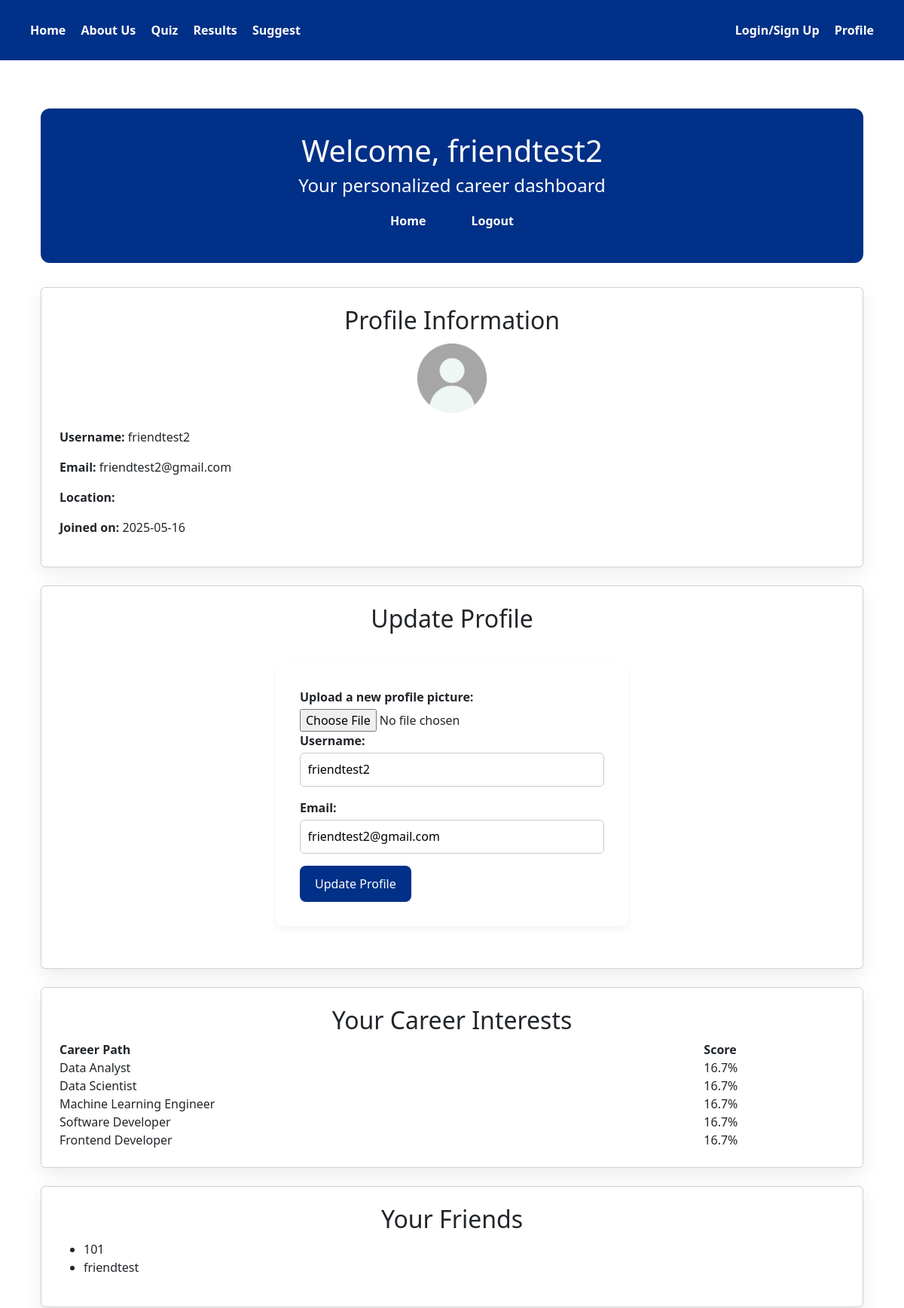
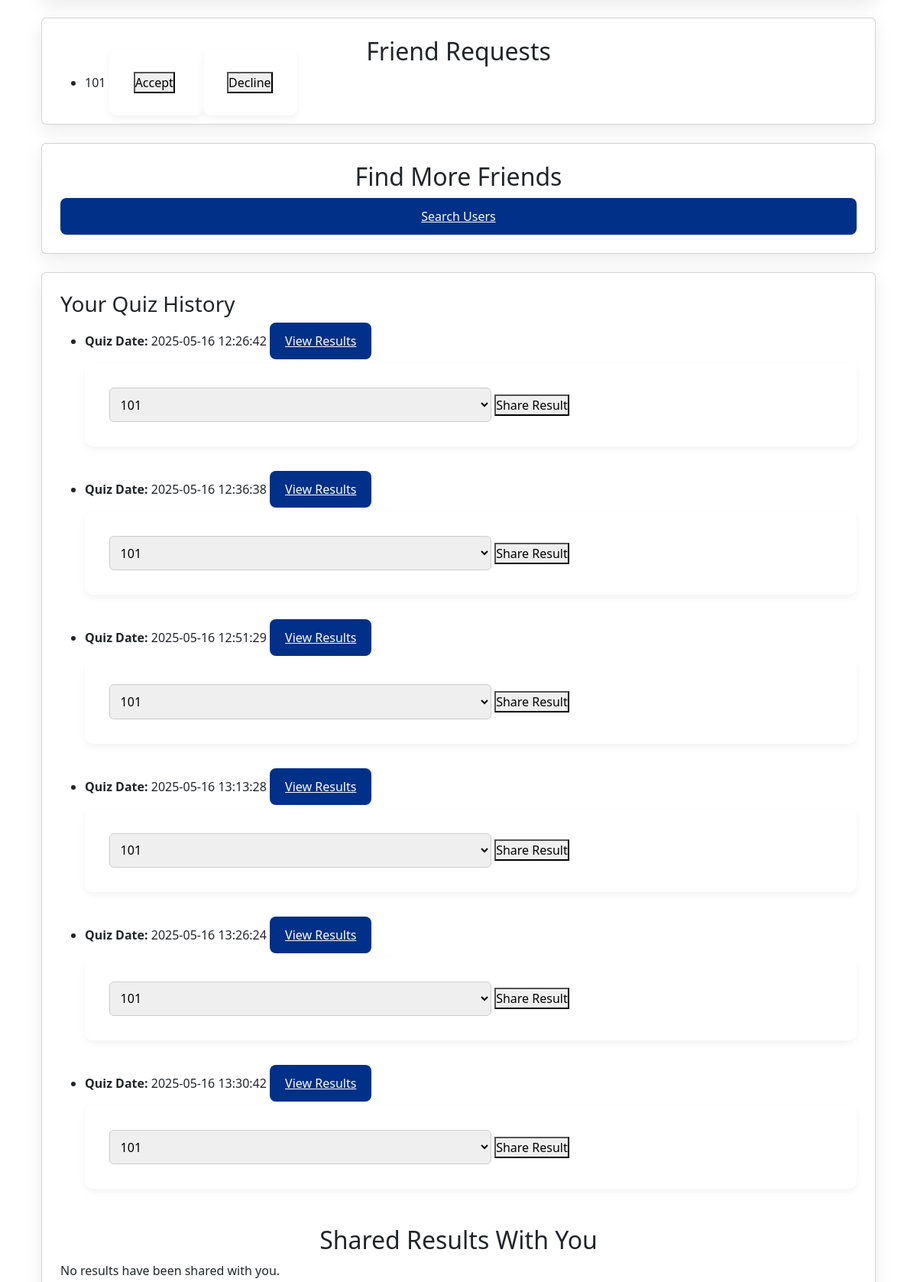
The app's page /profile (signed in, upper part) with its own data (2 pictures, top to bottom).
### models.py (models this page shows)
class User(UserMixin, db.Model):
    __tablename__ = 'user'
    id = db.Column(db.Integer, primary_key=True)
    username = db.Column(db.String(100), nullable=False, unique=True)
    email = db.Column(db.String(100), nullable=False, unique=True)
    password = db.Column(db.String(100), nullable=False)
    bio = db.Column(db.Text, nullable=True)
    join_date = db.Column(db.DateTime, default=datetime.now)  # Add this line
    profile_pic = db.Column(db.String(120), nullable=True)
    friends = db.relationship(
        'User',
        secondary=friendships,
        primaryjoin=(id == friendships.c.user_id),
        secondaryjoin=(id == friendships.c.friend_id),
        backref='friend_of'
    )

class Job(db.Model):
    __tablename__ = 'jobs'
    id = db.Column(db.Integer, primary_key=True)
    title = db.Column(db.String(100), nullable=False)
    subgroup_id = db.Column(
        db.Integer,
        db.ForeignKey('subgroups.id', name='fk_job_subgroup'),
        nullable=False
    )
    question_1 = db.Column(db.String(300), nullable=False)
    question_2 = db.Column(db.String(300), nullable=False)

class FriendRequest(db.Model):
    id = db.Column(db.Integer, primary_key=True)
    from_user_id = db.Column(
        db.Integer,
        db.ForeignKey('user.id', name='fk_friend_request_from_user'),
        nullable=False
    )
    to_user_id = db.Column(
        db.Integer,
        db.ForeignKey('user.id', name='fk_friend_request_to_user'),
        nullable=False
    )
    status = db.Column(db.String(20), default='pending')  # pending, accepted, declined
    from_user = db.relationship('User', foreign_keys=[from_user_id])
    to_user = db.relationship('User', foreign_keys=[to_user_id])

class QuizSession(db.Model):
    __tablename__ = 'quiz_sessions'
    id = db.Column(db.Integer, primary_key=True)
    session_id = db.Column(db.String(100), unique=True, nullable=False)
    user_id = db.Column(
        db.Integer,
        db.ForeignKey('user.id', name='fk_quiz_session_user'),
        nullable=True
    )
    created_at = db.Column(db.DateTime, default=lambda: datetime.now(timezone.utc))
    user = db.relationship('User', backref='quiz_sessions')
    responses = db.relationship('UserResponse', backref='quiz_session', lazy=True)

### app.py (the view)
@app.route('/profile', methods=['GET', 'POST'])
@login_required
def profile():
    if request.method == 'POST':
        current_user.username = request.form['username']
        current_user.email = request.form['email']
        db.session.commit()
        flash('Profile updated successfully!', 'success')
        return redirect(url_for('profile'))
    recent_session = QuizSession.query.filter_by(user_id=current_user.id).order_by(QuizSession.created_at.desc()).first()
    top_jobs = []
    if recent_session:
        user_responses = UserResponse.query.filter_by(session_id=recent_session.session_id, question_type='second').all()
        job_scores = {response.target_id: response.score for response in user_responses}
        sorted_jobs = sorted(job_scores.items(), key=lambda x: x[1], reverse=True)[:5]
        top_jobs = [(Job.query.get(job_id), score) for job_id, score in sorted_jobs]
    friend_requests = FriendRequest.query.filter_by(to_user_id=current_user.id).all()
    shared_results = SharedResult.query.filter_by(shared_with_id=current_user.id).all()
    shared_sessions = [
        QuizSession.query.get(shared.quiz_session_id) for shared in shared_results
    ]
    return render_template(
        'profile.html',
        user=current_user,
        top_jobs=top_jobs,
        friend_requests=friend_requests,
        quiz_sessions=current_user.quiz_sessions,
        shared_sessions=shared_sessions
    )

### app.py (called while the page is built)
@login_manager.user_loader
def load_user(user_id):
    return User.query.get(int(user_id))

### templates/profile.html (shortened to what this page needs)
{% extends "base.html" %}
{% block content %}
<div class="container">
    <header class="hero">
        <h1>Welcome, {{ user.username }}</h1>
        <h2>Your personalized career dashboard</h2>
        <div class="nav-right">
            <a href="{{ url_for('base') }}" class="button" style="width:auto;">Home</a>
            <a href="{{ url_for('logout') }}" class="button" style="width:auto;">Logout</a>
        </div>
    </header>
    <section class="card">
        <h2>Profile Information</h2>
        <div class="centered" style="margin-bottom: 1rem;">
            <img src="{{ url_for('static', filename='uploads/' + (user.profile_pic or 'user.profile_pic.jpg')) }}"
                 alt="Profile Picture" width="100" height="100" style="border-radius: 50%;">
        </div>
        <p><strong>Username:</strong> {{ user.username }}</p>
        <p><strong>Email:</strong> {{ user.email }}</p>
        <p><strong>Location:</strong> {{ user.location }}</p>
        <p><strong>Joined on:</strong> {{ user.join_date.strftime('%Y-%m-%d') if user.join_date else 'Unknown' }}</p>
    </section>
    <section class="card">
        <h2>Update Profile</h2>
        <form action="{{ url_for('profile') }}" method="POST" enctype="multipart/form-data">
            <label for="profile_pic">Upload a new profile picture:</label>
            <input type="file" id="profile_pic" name="profile_pic" accept="image/*">
            <label for="username">Username:</label>
            <input type="text" id="username" name="username" value="{{ user.username }}" required>
            <label for="email">Email:</label>
            <input type="email" id="email" name="email" value="{{ user.email }}" required>
            <button class="button" type="submit">Update Profile</button>
        </form>
    </section>
    <section class="card">
        <h2>Your Career Interests</h2>
        {% if top_jobs %}
            <table style="width:100%; border-collapse: collapse;">
                <tr><th>Career Path</th><th>Score</th></tr>
                {% for job, score in top_jobs %}
                    <tr>
                        <td>{{ job.title }}</td>
                        <td>{{ '%.1f' % ((score / 30) * 100) }}%</td>
                    </tr>
                {% endfor %}
            </table>
        {% else %}
            <p>No recent quiz results found. Take a quiz to see your top career matches!</p>
        {% endif %}
    </section>
    <section class="card">
        <h2>Your Friends</h2>
        {% if current_user.friends %}
            <ul>
                {% for friend in current_user.friends %}
                    <li>{{ friend.username }}</li>
                {% endfor %}
            </ul>
        {% else %}
            <p>You have no friends yet.</p>
        {% endif %}
    </section>
    <section class="card">
        <h2>Friend Requests</h2>
        {% if friend_requests %}
            <ul>
                {% for request in friend_requests %}
                    <li>
                        {{ request.from_user.username }}
                        <form action="{{ url_for('accept_friend_request', request_id=request.id) }}" method="POST" style="display:inline;">
                            <button type="submit">Accept</button>
                        </form>
                        <form action="{{ url_for('decline_friend_request', request_id=request.id) }}" method="POST" style="display:inline;">
                            <button type="submit">Decline</button>
                        </form>
                    </li>
                {% endfor %}
            </ul>
        {% else %}
            <p>No incoming friend requests.</p>
        {% endif %}
    </section>
    <section class="card">
        <h2>Find More Friends</h2>
        <a href="{{ url_for('users') }}" class="button">Search Users</a>
    </section>
    <section class="card">
        <h3>Your Quiz History</h3>
        {% if quiz_sessions %}
            <ul>
                {% for session in quiz_sessions %}
                    <li>
                        <strong>Quiz Date:</strong> {{ session.created_at.strftime('%Y-%m-%d %H:%M:%S') }}
                        <a href="{{ url_for('results', session_id=session.session_id) }}" class="button">View Results</a>
                        {% if current_user.friends %}
                            <form method="POST" action="{{ url_for('share_result') }}" style="margin-top: 5px;">
                                <select name="friend_id" required>
                                    {% for friend in current_user.friends %}
                                        <option value="{{ friend.id }}">{{ friend.username }}</option>
                                    {% endfor %}
                                </select>
                                <button type="submit">Share Result</button>
                            </form>
                        {% endif %}
                    </li>
                {% endfor %}
            </ul>
        {% else %}
            <p>No quiz history found.</p>
        {% endif %}
    <h2>Shared Results With You</h2>
        {% if shared_sessions %}
            <ul>
                {% for session in shared_sessions %}
                    <li>
                        Shared by: {{ session.user.username if session.user else 'Unknown' }} <br>
                        <a href="{{ url_for('results', session_id=session.session_id) }}">View Results</a>
                    </li>
                {% endfor %}
            </ul>
        {% else %}
            <p>No results have been shared with you.</p>
        {% endif %}
    </section>
</div>
{% endblock %}

### static/style.css (style rules this page uses)
* { margin: 0; padding: 0; box-sizing: border-box; font-family: ''Inter', 'Segoe UI'', sans-serif; }
body { background-color: #ffffff; color: white; color: #333; line-height: 1.6; }
.container { max-width: 1100px; margin: auto; padding: 2rem; }
.nav-left a, .nav-right a { color: white; margin: 0 0.5rem; text-decoration: none; font-weight: 600; transition: color 0.2s; }
.button { padding: 0.75rem 1.25rem; background-color: #003087; color: white; border: none; border-radius: 8px; cursor: pointer; text-align: center; transition: background 0.2s ease; font-size: 1rem; width: auto; display: inline-block; }
input[type="text"], input[type="email"], input[type="password"], textarea, select { padding: 0.6rem; width: 100%; max-width: 500px; border: 1px solid #ccc; border-radius: 6px; margin-bottom: 1rem; font-size: 1rem; }
form { margin: 2rem auto; padding: 2rem; border-radius: 10px; box-shadow: 0 4px 10px rgba(0, 0, 0, 0.05); }
form label { font-weight: 600; margin-bottom: 0.25rem; display: block; }
.card { background-color: white; border-radius: 12px; padding: 1.5rem; box-shadow: 0 8px 24px rgba(0, 0, 0, 0.08); transition: transform 0.3s ease, box-shadow 0.3s ease; margin-bottom: 1.5rem; display: flex; flex-direction: column; justify-content: space-between; height: 100%; }
.card .button { margin-top: auto; }
h1 { font-weight: 700; margin-bottom: 1rem; color: #222; }
h2 { text-align: center; margin-bottom: 1.5rem; font-size: 2rem; color: #333; }
a { color: #003087; text-decoration: none; }
.centered { display: flex; justify-content: center; align-items: center; }
.hero { background-color: #003087; color: white; padding: 2rem; text-align: center; border-radius: 12px; margin-bottom: 2rem; }
.hero h1 { font-size: 2.5rem; margin-bottom: 0.5rem; }
.hero h2 { font-size: 1.5rem; font-weight: 400; }

### records on screen
User: username "friendtest2", email "friendtest2@gmail.com", join_date "2025-05-16"
Job: title "Data Analyst", value "16.7"
Job: title "Data Scientist", value "16.7"
Job: title "Machine Learning Engineer", value "16.7"
Job: title "Software Developer", value "16.7"
Job: title "Frontend Developer", value "16.7"
User: username "101"
User: username "friendtest"
FriendRequest: from_user.username "101"
QuizSession: created_at "2025-05-16 12:26:42"
QuizSession: created_at "2025-05-16 12:36:38"
QuizSession: created_at "2025-05-16 12:51:29"
QuizSession: created_at "2025-05-16 13:13:28"
QuizSession: created_at "2025-05-16 13:26:24"
QuizSession: created_at "2025-05-16 13:30:42"

### other values on screen
form field friend_id "101"
